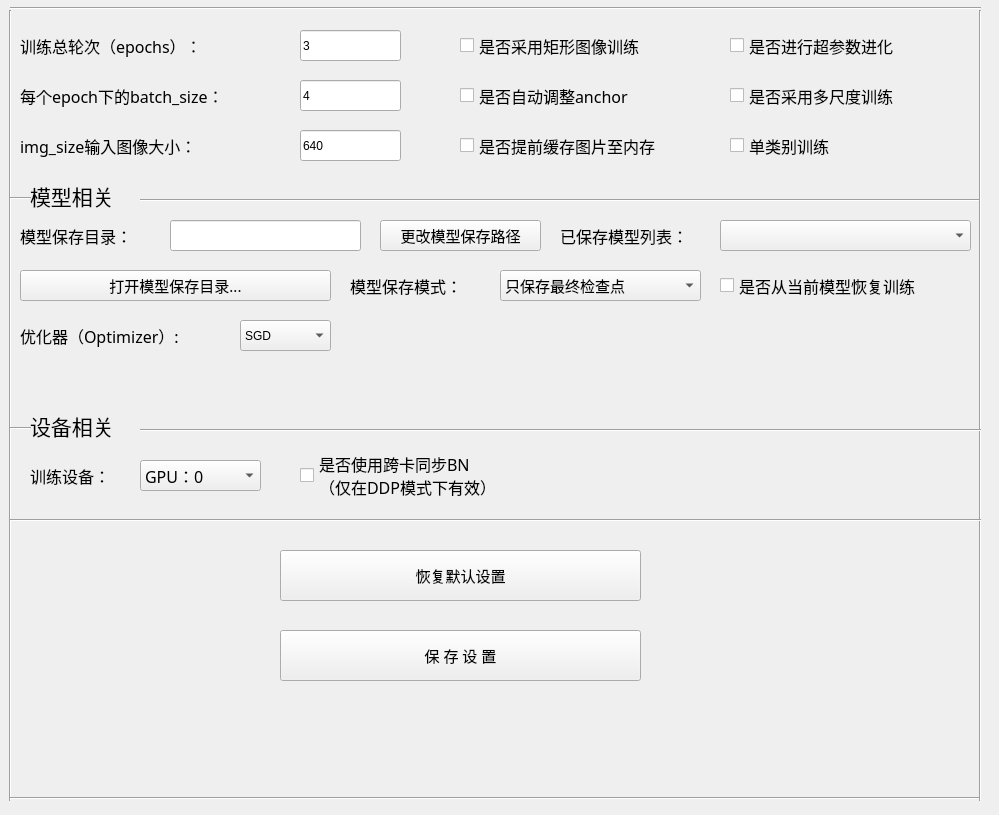
   <widget class="QWidget" name="tab_6">
    <attribute name="title">
     <string>训练参数设置</string>
    </attribute>
    <widget class="QLabel" name="label_76">
     <property name="geometry">
      <rect>
       <x>20</x>
       <y>20</y>
       <width>201</width>
       <height>51</height>
      </rect>
     </property>
     <property name="font">
      <font>
       <family>黑体</family>
       <pointsize>12</pointsize>
      </font>
     </property>
     <property name="text">
      <string>训练总轮次（epochs）：</string>
     </property>
    </widget>
    <widget class="QLineEdit" name="epoch">
     <property name="geometry">
      <rect>
       <x>300</x>
       <y>30</y>
       <width>101</width>
       <height>31</height>
      </rect>
     </property>
     <property name="styleSheet">
      <string notr="true">font: 87 9pt &quot;Arial Black&quot;;</string>
     </property>
     <property name="text">
      <string>3</string>
     </property>
     <property name="readOnly">
      <bool>false</bool>
     </property>
    </widget>
    <widget class="QLabel" name="label_77">
     <property name="geometry">
      <rect>
       <x>20</x>
       <y>70</y>
       <width>291</width>
       <height>51</height>
      </rect>
     </property>
     <property name="font">
      <font>
       <family>黑体</family>
       <pointsize>12</pointsize>
      </font>
     </property>
     <property name="text">
      <string>每个epoch下的batch_size：</string>
     </property>
    </widget>
    <widget class="QLineEdit" name="batch_size">
     <property name="geometry">
      <rect>
       <x>300</x>
       <y>80</y>
       <width>101</width>
       <height>31</height>
      </rect>
     </property>
     <property name="styleSheet">
      <string notr="true">font: 87 9pt &quot;Arial Black&quot;;</string>
     </property>
     <property name="text">
      <string>4</string>
     </property>
     <property name="readOnly">
      <bool>false</bool>
     </property>
    </widget>
    <widget class="QLabel" name="label_78">
     <property name="geometry">
      <rect>
       <x>20</x>
       <y>120</y>
       <width>291</width>
       <height>51</height>
      </rect>
     </property>
     <property name="font">
      <font>
       <family>黑体</family>
       <pointsize>12</pointsize>
      </font>
     </property>
     <property name="text">
      <string>img_size输入图像大小：</string>
     </property>
    </widget>
    <widget class="QLineEdit" name="img_size">
     <property name="geometry">
      <rect>
       <x>300</x>
       <y>130</y>
       <width>101</width>
       <height>31</height>
      </rect>
     </property>
     <property name="styleSheet">
      <string notr="true">font: 87 9pt &quot;Arial Black&quot;;</string>
     </property>
     <property name="text">
      <string>640</string>
     </property>
     <property name="readOnly">
      <bool>false</bool>
     </property>
    </widget>
    <widget class="QCheckBox" name="isRectBox">
     <property name="geometry">
      <rect>
       <x>460</x>
       <y>20</y>
       <width>241</width>
       <height>51</height>
      </rect>
     </property>
     <property name="font">
      <font>
       <family>黑体</family>
       <pointsize>12</pointsize>
      </font>
     </property>
     <property name="text">
      <string>是否采用矩形图像训练</string>
     </property>
    </widget>
    <widget class="QComboBox" name="modalBox">
     <property name="geometry">
      <rect>
       <x>720</x>
       <y>220</y>
       <width>251</width>
       <height>31</height>
      </rect>
     </property>
     <property name="font">
      <font>
       <family>方正粗黑宋简体</family>
       <pointsize>11</pointsize>
      </font>
     </property>
    </widget>
    <widget class="QLabel" name="label_79">
     <property name="geometry">
      <rect>
       <x>560</x>
       <y>210</y>
       <width>151</width>
       <height>51</height>
      </rect>
     </property>
     <property name="font">
      <font>
       <family>黑体</family>
       <pointsize>12</pointsize>
      </font>
     </property>
     <property name="text">
      <string>已保存模型列表：</string>
     </property>
    </widget>
    <widget class="QCheckBox" name="isRetrainBox">
     <property name="geometry">
      <rect>
       <x>720</x>
       <y>260</y>
       <width>241</width>
       <height>51</height>
      </rect>
     </property>
     <property name="font">
      <font>
       <family>黑体</family>
       <pointsize>12</pointsize>
      </font>
     </property>
     <property name="text">
      <string>是否从当前模型恢复训练</string>
     </property>
    </widget>
    <widget class="QPushButton" name="openModalButton">
     <property name="geometry">
      <rect>
       <x>20</x>
       <y>270</y>
       <width>311</width>
       <height>31</height>
      </rect>
     </property>
     <property name="font">
      <font>
       <family>Adobe Devanagari</family>
       <pointsize>11</pointsize>
      </font>
     </property>
     <property name="text">
      <string>打开模型保存目录...</string>
     </property>
    </widget>
    <widget class="QLineEdit" name="modalEdit">
     <property name="geometry">
      <rect>
       <x>170</x>
       <y>220</y>
       <width>191</width>
       <height>31</height>
      </rect>
     </property>
     <property name="font">
      <font>
       <family>方正粗黑宋简体</family>
       <pointsize>12</pointsize>
      </font>
     </property>
     <property name="readOnly">
      <bool>true</bool>
     </property>
    </widget>
    <widget class="QPushButton" name="ModalPathButton">
     <property name="geometry">
      <rect>
       <x>380</x>
       <y>220</y>
       <width>161</width>
       <height>31</height>
      </rect>
     </property>
     <property name="font">
      <font>
       <family>Adobe Devanagari</family>
       <pointsize>11</pointsize>
      </font>
     </property>
     <property name="text">
      <string>更改模型保存路径</string>
     </property>
    </widget>
    <widget class="QLabel" name="label_3">
     <property name="geometry">
      <rect>
       <x>20</x>
       <y>210</y>
       <width>181</width>
       <height>51</height>
      </rect>
     </property>
     <property name="font">
      <font>
       <family>黑体</family>
       <pointsize>12</pointsize>
      </font>
     </property>
     <property name="text">
      <string>模型保存目录：</string>
     </property>
    </widget>
    <widget class="QComboBox" name="comboBox_2">
     <property name="geometry">
      <rect>
       <x>500</x>
       <y>270</y>
       <width>201</width>
       <height>31</height>
      </rect>
     </property>
     <property name="font">
      <font>
       <family>Adobe Devanagari</family>
       <pointsize>11</pointsize>
      </font>
     </property>
     <item>
      <property name="text">
       <string>只保存最终检查点</string>
      </property>
     </item>
     <item>
      <property name="text">
       <string>保存所有检查点</string>
      </property>
     </item>
    </widget>
    <widget class="QLabel" name="label_5">
     <property name="geometry">
      <rect>
       <x>350</x>
       <y>260</y>
       <width>181</width>
       <height>51</height>
      </rect>
     </property>
     <property name="font">
      <font>
       <family>黑体</family>
       <pointsize>12</pointsize>
      </font>
     </property>
     <property name="text">
      <string>模型保存模式：</string>
     </property>
    </widget>
    <widget class="QCheckBox" name="isAutoAnchorBox">
     <property name="geometry">
      <rect>
       <x>460</x>
       <y>70</y>
       <width>241</width>
       <height>51</height>
      </rect>
     </property>
     <property name="font">
      <font>
       <family>黑体</family>
       <pointsize>12</pointsize>
      </font>
     </property>
     <property name="text">
      <string>是否自动调整anchor</string>
     </property>
    </widget>
    <widget class="QCheckBox" name="isCacheBox">
     <property name="geometry">
      <rect>
       <x>460</x>
       <y>120</y>
       <width>241</width>
       <height>51</height>
      </rect>
     </property>
     <property name="font">
      <font>
       <family>黑体</family>
       <pointsize>12</pointsize>
      </font>
     </property>
     <property name="text">
      <string>是否提前缓存图片至内存</string>
     </property>
    </widget>
    <widget class="QCheckBox" name="isEvolveBox">
     <property name="geometry">
      <rect>
       <x>730</x>
       <y>20</y>
       <width>241</width>
       <height>51</height>
      </rect>
     </property>
     <property name="font">
      <font>
       <family>黑体</family>
       <pointsize>12</pointsize>
      </font>
     </property>
     <property name="text">
      <string>是否进行超参数进化</string>
     </property>
     <property name="checked">
      <bool>false</bool>
     </property>
    </widget>
    <widget class="QCheckBox" name="isMuiltBox">
     <property name="geometry">
      <rect>
       <x>730</x>
       <y>70</y>
       <width>241</width>
       <height>51</height>
      </rect>
     </property>
     <property name="font">
      <font>
       <family>黑体</family>
       <pointsize>12</pointsize>
      </font>
     </property>
     <property name="text">
      <string>是否采用多尺度训练</string>
     </property>
    </widget>
    <widget class="QCheckBox" name="isSingleBox">
     <property name="geometry">
      <rect>
       <x>730</x>
       <y>120</y>
       <width>241</width>
       <height>51</height>
      </rect>
     </property>
     <property name="font">
      <font>
       <family>黑体</family>
       <pointsize>12</pointsize>
      </font>
     </property>
     <property name="text">
      <string>单类别训练</string>
     </property>
    </widget>
    <widget class="Line" name="line_11">
     <property name="geometry">
      <rect>
       <x>0</x>
       <y>10</y>
       <width>20</width>
       <height>791</height>
      </rect>
     </property>
     <property name="orientation">
      <enum>Qt::Vertical</enum>
     </property>
    </widget>
    <widget class="Line" name="line_12">
     <property name="geometry">
      <rect>
       <x>10</x>
       <y>0</y>
       <width>971</width>
       <height>16</height>
      </rect>
     </property>
     <property name="orientation">
      <enum>Qt::Horizontal</enum>
     </property>
    </widget>
    <widget class="Line" name="line_13">
     <property name="geometry">
      <rect>
       <x>140</x>
       <y>190</y>
       <width>841</width>
       <height>20</height>
      </rect>
     </property>
     <property name="orientation">
      <enum>Qt::Horizontal</enum>
     </property>
    </widget>
    <widget class="Line" name="line_14">
     <property name="geometry">
      <rect>
       <x>10</x>
       <y>790</y>
       <width>971</width>
       <height>16</height>
      </rect>
     </property>
     <property name="orientation">
      <enum>Qt::Horizontal</enum>
     </property>
    </widget>
    <widget class="Line" name="line_15">
     <property name="geometry">
      <rect>
       <x>970</x>
       <y>10</y>
       <width>20</width>
       <height>791</height>
      </rect>
     </property>
     <property name="orientation">
      <enum>Qt::Vertical</enum>
     </property>
    </widget>
    <widget class="QLabel" name="label_4">
     <property name="geometry">
      <rect>
       <x>30</x>
       <y>170</y>
       <width>181</width>
       <height>51</height>
      </rect>
     </property>
     <property name="font">
      <font>
       <family>方正粗黑宋简体</family>
       <pointsize>16</pointsize>
      </font>
     </property>
     <property name="text">
      <string>模型相关</string>
     </property>
    </widget>
    <widget class="Line" name="line_16">
     <property name="geometry">
      <rect>
       <x>10</x>
       <y>190</y>
       <width>21</width>
       <height>16</height>
      </rect>
     </property>
     <property name="orientation">
      <enum>Qt::Horizontal</enum>
     </property>
    </widget>
    <widget class="Line" name="line_17">
     <property name="geometry">
      <rect>
       <x>140</x>
       <y>420</y>
       <width>841</width>
       <height>20</height>
      </rect>
     </property>
     <property name="orientation">
      <enum>Qt::Horizontal</enum>
     </property>
    </widget>
    <widget class="QLabel" name="label_6">
     <property name="geometry">
      <rect>
       <x>30</x>
       <y>400</y>
       <width>181</width>
       <height>51</height>
      </rect>
     </property>
     <property name="font">
      <font>
       <family>方正粗黑宋简体</family>
       <pointsize>16</pointsize>
      </font>
     </property>
     <property name="text">
      <string>设备相关</string>
     </property>
    </widget>
    <widget class="Line" name="line_18">
     <property name="geometry">
      <rect>
       <x>10</x>
       <y>420</y>
       <width>21</width>
       <height>16</height>
      </rect>
     </property>
     <property name="orientation">
      <enum>Qt::Horizontal</enum>
     </property>
    </widget>
    <widget class="Line" name="line_19">
     <property name="geometry">
      <rect>
       <x>10</x>
       <y>510</y>
       <width>971</width>
       <height>20</height>
      </rect>
     </property>
     <property name="orientation">
      <enum>Qt::Horizontal</enum>
     </property>
    </widget>
    <widget class="QLabel" name="label_7">
     <property name="geometry">
      <rect>
       <x>30</x>
       <y>450</y>
       <width>181</width>
       <height>51</height>
      </rect>
     </property>
     <property name="font">
      <font>
       <family>黑体</family>
       <pointsize>12</pointsize>
      </font>
     </property>
     <property name="text">
      <string>训练设备：</string>
     </property>
    </widget>
    <widget class="QComboBox" name="deviceBox">
     <property name="geometry">
      <rect>
       <x>140</x>
       <y>460</y>
       <width>121</width>
       <height>31</height>
      </rect>
     </property>
     <property name="font">
      <font>
       <family>方正粗黑宋简体</family>
       <pointsize>12</pointsize>
      </font>
     </property>
     <item>
      <property name="text">
       <string>GPU：0</string>
      </property>
     </item>
     <item>
      <property name="text">
       <string>CPU</string>
      </property>
     </item>
    </widget>
    <widget class="QCheckBox" name="isBnBox">
     <property name="geometry">
      <rect>
       <x>300</x>
       <y>450</y>
       <width>431</width>
       <height>51</height>
      </rect>
     </property>
     <property name="font">
      <font>
       <family>黑体</family>
       <pointsize>12</pointsize>
      </font>
     </property>
     <property name="text">
      <string>是否使用跨卡同步BN
（仅在DDP模式下有效）</string>
     </property>
    </widget>
    <widget class="QPushButton" name="defaultButton_2">
     <property name="geometry">
      <rect>
       <x>280</x>
       <y>550</y>
       <width>361</width>
       <height>51</height>
      </rect>
     </property>
     <property name="font">
      <font>
       <family>Adobe Devanagari</family>
       <pointsize>11</pointsize>
      </font>
     </property>
     <property name="text">
      <string>恢复默认设置</string>
     </property>
    </widget>
    <widget class="QComboBox" name="optimizer">
     <property name="geometry">
      <rect>
       <x>240</x>
       <y>320</y>
       <width>91</width>
       <height>31</height>
      </rect>
     </property>
     <property name="styleSheet">
      <string notr="true">font: 87 9pt &quot;Arial Black&quot;;</string>
     </property>
     <property name="editable">
      <bool>false</bool>
     </property>
     <item>
      <property name="text">
       <string>SGD</string>
      </property>
     </item>
     <item>
      <property name="text">
       <string>adam</string>
      </property>
     </item>
    </widget>
    <widget class="QLabel" name="label_32">
     <property name="geometry">
      <rect>
       <x>20</x>
       <y>310</y>
       <width>201</width>
       <height>51</height>
      </rect>
     </property>
     <property name="font">
      <font>
       <family>黑体</family>
       <pointsize>12</pointsize>
      </font>
     </property>
     <property name="text">
      <string>优化器（Optimizer）:</string>
     </property>
    </widget>
    <widget class="QPushButton" name="saveSettingsButton">
     <property name="geometry">
      <rect>
       <x>280</x>
       <y>630</y>
       <width>361</width>
       <height>51</height>
      </rect>
     </property>
     <property name="font">
      <font>
       <family>Adobe Devanagari</family>
       <pointsize>11</pointsize>
      </font>
     </property>
     <property name="text">
      <string>保 存 设 置</string>
     </property>
    </widget>
   </widget>
